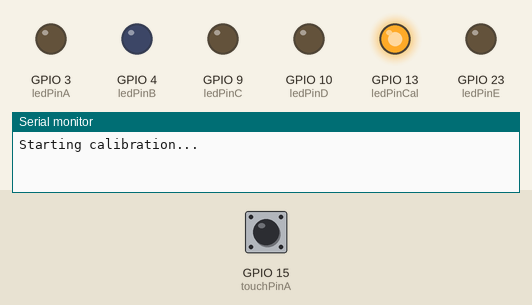
A sketch run on a simulated ESP32. On the bench: output pins drawn as LEDs (lit = HIGH), the last lines printed to the serial monitor. The test bench sets the inputs (shaded band); at power-on: GPIO 15 (touchPinA) HIGH.

Above: at 1.6 s.
At 3.15 s:
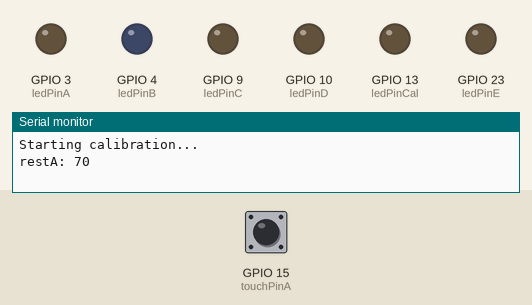
At 33.55 s:
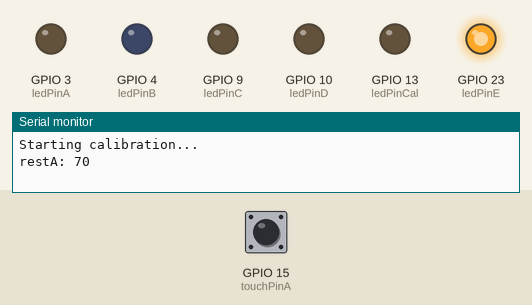
Timing chart, 0 to 34.3 s (numbered marks = the images above):
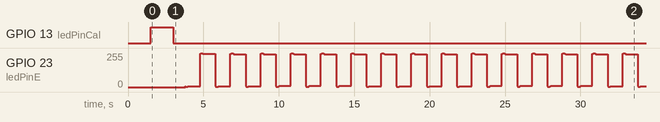

The sketch:

NASA_Shirt.ino
```cpp
/*
 * Nasa_Shirt.ino
 *
 * Let's fade some LEDs in space!
 *
 * Brown Dog Gadgets
 *
 * Pete Prodoehl <pete@2xlnetworks.com>
 *
 * 2017-04-30
 *
 */

int touchPinA = 15;

int restA;

int pinLevel = 200; // may need adjusting

int ledPinCal = 13;

int touchPushCounter = 0;   // counter for the number of touches
int touchState = 0;         // current state of the pin
int lastTouchState = 0;     // previous state of the pin

int value1, value2, value3, value4, value5;

long time = 0;

int timePeriod = 2000;
int displace1 = 200;
int displace2 = 400;
int displace3 = 600;
int displace4 = 800;
int displace5 = 900;

int ledPinA =  3;
int ledPinB =  4;
int ledPinC =  9;
int ledPinD = 10;
int ledPinE = 23;

void setup() {
  Serial.begin(9600); // for debug
  delay(1500);
  pinMode(ledPinCal, OUTPUT);
  calibrate();
}


void loop() {

  int valA = (touchRead(touchPinA));

  if (valA > (restA + pinLevel)) {
    Serial.print("valA: ");
    Serial.println(valA);
    touchState = 1;
  }
  else {
    touchState = 0;
  }

  if (touchState != lastTouchState) {
    if (touchState == 1) {
      touchPushCounter++;
      Serial.println("Touched!");
    }
    else {
      Serial.println("Not touched...");
    }
    delay(50);
    lastTouchState = touchState;
  }
  if (touchPushCounter % 2 == 1) {
    fadeLEDs();
  }
  else {
    offLEDs();
  }


  time = millis();
  value5 = 128 + 127 * cos(2 * PI / timePeriod * (displace5 - time));
  analogWrite(ledPinE, value5);

}


// run calibration at startup

int calibratePin (int thePin) {

  int calRun = 50;
  int calVal = 0;
  int calValFull = 0;
  int calResult = 0;

  for (int i = 0; i < calRun; i++) {
    calVal = (touchRead(thePin));
    calValFull = calValFull + calVal;
    delay(10);
  }

  calResult = calValFull / calRun;

  return calResult;

}


void calibrate () {

  digitalWrite(ledPinCal, HIGH);
  Serial.println("Starting calibration...");

  restA = calibratePin(touchPinA);
  Serial.print("restA: ");
  Serial.println(restA);

  delay(1000);
  digitalWrite(ledPinCal, LOW);

}


void fadeLEDs() {

  time = millis();
  value1 = 128 + 127 * cos(2 * PI / timePeriod * (displace1 - time));
  value2 = 128 + 127 * cos(2 * PI / timePeriod * (displace2 - time));
  value3 = 128 + 127 * cos(2 * PI / timePeriod * (displace3 - time));
  value4 = 128 + 127 * cos(2 * PI / timePeriod * (displace4 - time));
  analogWrite(ledPinA, value1);
  analogWrite(ledPinB, value2);
  analogWrite(ledPinC, value3);
  analogWrite(ledPinD, value4);

}


void offLEDs() {

  analogWrite(ledPinA, 0);
  analogWrite(ledPinB, 0);
  analogWrite(ledPinC, 0);
  analogWrite(ledPinD, 0);

}
```
